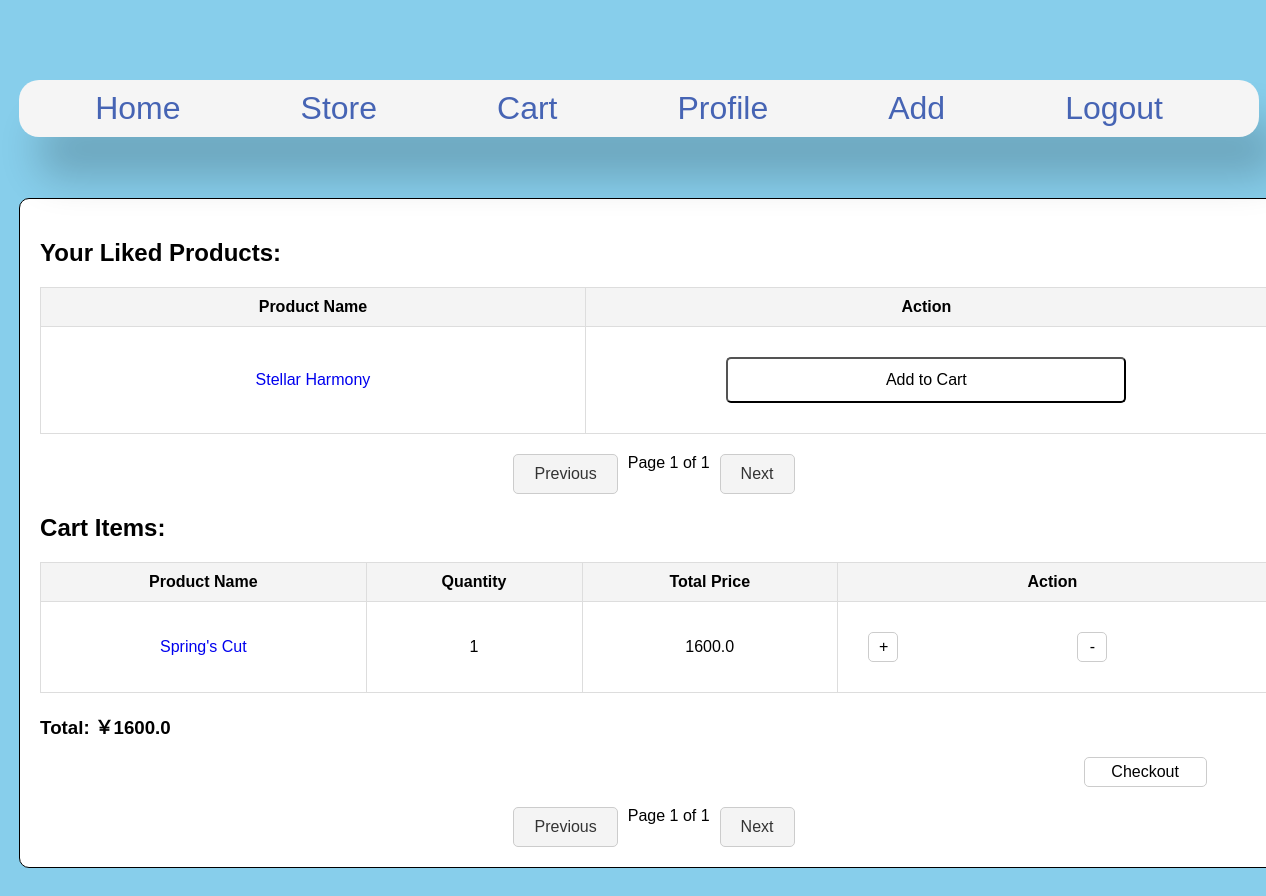
/cart (signed in), run on the app's committed database.
### models.py (models this page shows)
class UserLike(db.Model):
    __tablename__ = 'user_likes'
    user_id = db.Column(db.Integer, db.ForeignKey('user.id'), primary_key=True)
    product_id = db.Column(db.Integer, db.ForeignKey('product.id'), primary_key=True)
    user = db.relationship('User', backref=db.backref('liked_products', lazy='dynamic'))
    product = db.relationship('Product', backref=db.backref('liked_by_users', lazy='dynamic'))

class Product(db.Model):
    id = db.Column(db.Integer, primary_key=True)
    name = db.Column(db.String(12), nullable=False)
    price = db.Column(db.Float, nullable=False)
    description = db.Column(db.Text)
    image = db.Column(db.String(128))  # img1 for store
    image2 = db.Column(db.String(128)) # img2 for product page
    category = db.Column(db.String(64), nullable=False)
    stock = db.Column(db.Integer, default=200)

class Cart(db.Model):
    id = db.Column(db.Integer, primary_key=True)
    user_id = db.Column(db.Integer, db.ForeignKey('user.id'))
    product_id = db.Column(db.Integer, db.ForeignKey('product.id'))
    quantity = db.Column(db.Integer, default=1)
    user = db.relationship('User', backref='cart', lazy=True)
    product = db.relationship('Product', backref='cart', lazy=True)

### app.py (the view)
@app.route('/cart')
def cart_view():
    if 'user' not in session:
        flash('Please log in first!', 'error')
        return redirect(url_for('login'))
    user = User.query.filter_by(username=session['user']).first()
    if not user:
        flash('User not found!', 'error')
        return redirect(url_for('login'))
    page = request.args.get('page', 1, type=int)
    cart_items = Cart.query.filter_by(user_id=user.id).paginate(page=page, per_page=2, error_out=False)  # 2 items per page
    total = sum(item.product.price * item.quantity for item in cart_items.items)  # Use .items to get paginated data
    liked_page = request.args.get('liked_page', 1, type=int)
    liked_products = user.liked_products.paginate(page=liked_page, per_page=2, error_out=False)  # 2 items per page
    return render_template('cart.html',
                           cart=cart_items.items,
                           total=total,
                           user=user,
                           liked_products=liked_products.items,
                           pagination=cart_items,
                           liked_pagination=liked_products)

### app.py (called while the page is built)
@app.before_request
def set_csrf_token():
    if 'csrf_token' not in session:
        session['csrf_token'] = os.urandom(24).hex()
    print("CSRF Token set:", session['csrf_token'])

### templates/cart.html (shortened to what this page needs)
{% extends 'base.html' %}
{% block content %}
<div class="container">
    <h2>Your Liked Products:</h2>
    <table>
        <tr>
            <th>Product Name</th>
            <th>Action</th>
        </tr>
        {% for user_like in liked_products %}
            <tr>
                <td><a href="{{ url_for('product', product_id=user_like.product.id) }}">{{ user_like.product.name }}</a></td>
                <td>
                    {% set in_cart = false %}
                    {% for item in cart %}
                        {% if item.product == user_like.product %}
                            {% set in_cart = true %}
                        {% endif %}
                    {% endfor %}
                    {% if in_cart %}
                        <button disabled>Added to Cart</button>
                    {% else %}
                        <form action="{{ url_for('add_to_cart', product_id=user_like.product.id) }}" method="GET">
                            <button type="submit">Add to Cart</button>
                        </form>
                    {% endif %}
                </td>
            </tr>
        {% else %}
            <tr><td colspan="2">No liked products.</td></tr>
        {% endfor %}
    </table>
    <div class="pagination">
        <a href="{{ url_for('cart_view', liked_page=liked_pagination.prev_num) }}">Previous</a>
        <span class="pagination-page">Page {{ liked_pagination.page }} of {{ liked_pagination.pages }}</span>
        <a href="{{ url_for('cart_view', liked_page=liked_pagination.next_num) }}">Next</a>
    </div>
    <h2>Cart Items:</h2>
    <table>
        <tr>
            <th>Product Name</th>
            <th>Quantity</th>
            <th>Total Price</th>
            <th>Action</th>
        </tr>
        {% for item in cart %}
        <tr class="cart-item">
            <td><a href="{{ url_for('product', product_id=item.product.id) }}">{{ item.product.name }}</a></td>
            <td>{{ item.quantity }}</td>
            <td>{{ item.product.price * item.quantity }}</td>
            <td>
                <div class="quantity-controls">
                    <form action="{{ url_for('update_cart', cart_item_id=item.id, action='increase') }}" method="GET">
                        <button type="submit" class="quantity-btn">+</button>
                    </form>
                    <form action="{{ url_for('update_cart', cart_item_id=item.id, action='decrease') }}" method="GET">
                        <button type="submit" class="quantity-btn">-</button>
                    </form>
                </div>
            </td>
        </tr>
    {% endfor %}
    </table>
    <h3>Total: ￥{{ total }}</h3>
    <button type="submit" class="checkout"> <a href="{{ url_for('checkout') }}">Checkout</a></button>
    <div class="pagination">
        <a href="{{ url_for('cart_view', liked_page=liked_pagination.prev_num) }}">Previous</a>
        <span class="pagination-page">Page {{ liked_pagination.page }} of {{ liked_pagination.pages }}</span>
        <a href="{{ url_for('cart_view', liked_page=liked_pagination.next_num) }}">Next</a>
    </div>
</div>
{% endblock %}

### static/css/styles.css (style rules this page uses)
body { font-family: Arial, sans-serif; margin: 0; padding: 0; min-block-size: 100%; display: grid; place-content: center; padding-block: 10dvh; background: #87CEEB; }
a { text-decoration: none; }
.container { width: 100%; background-color: white; padding: 20px; margin: 0 auto; border: 1px solid black; border-radius: 10px; }
.cart-item { border: 1px solid black; padding: 10px; margin-bottom: 10px; }
table { width: 100%; border-collapse: collapse; }
th, td { padding: 10px; text-align: center; border: 1px solid #ddd; }
th { background-color: #f4f4f4; }
.quantity-controls { display: flex; justify-content: center; gap: 10px; }
.quantity-btn { font-size: 1rem; padding: 5px 10px; width: 30px; height: 30px; background-color: transparent; color: black; border: 1px solid #ccc; border-radius: 5px; cursor: pointer; transition: background-color 0.3s ease; }
.checkout { margin-left: 85%; font-size: 1rem; padding: 5px 10px; width: 10%; height: 2%; background-color: transparent; color: black; border: 1px solid #ccc; border-radius: 5px; cursor: pointer; transition: background-color 0.3s ease; text-align: center; }
.checkout a { text-decoration: none; color: inherit; display: block; height: 100%; width: 100%; text-align: center; }
form { background-color: white; border-radius: 10px; padding: 20px; width: 100%; max-width: 400px; margin: 0 auto; display: flex; flex-direction: column; gap: 20px; }
button { padding: 12px; background-color: transparent; color: #00000; font-size: 16px; border: 2px solid #00000; border-radius: 5px; cursor: pointer; transition: background-color 0.3s, color 0.3s, border-color 0.3s, box-shadow 0.3s; }
.pagination { margin-top: 20px; display: flex; justify-content: center; gap: 10px; }
.pagination a { text-decoration: none; padding: 10px 20px; border: 1px solid #ccc; border-radius: 5px; color: #333; background-color: #f4f4f4; transition: background-color 0.3s; }

### data on the page
UserLike: product.name "Stellar Harmony"
Cart: product.name "Spring's Cut", quantity "1", item.product.price*item.quantity "1600.0"

### other printed values
{{ liked_pagination.page }} "1"
{{ liked_pagination.pages }} "1"
{{ total }} "1600.0"
